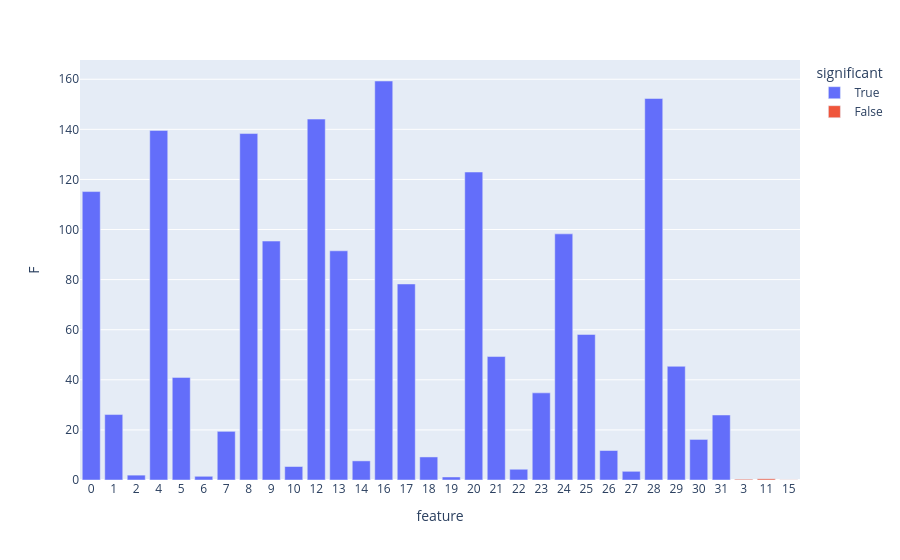

Notebook code cell kept with this figure:
### Code cell
fig = px.bar(df, x='feature', y='F', color='significant', log_y=True)
fig.update_xaxes(type='category', categoryorder='total descending')
fig.show()

### Figure 1 — Plotly figure (JSON) as saved in the notebook; plotly's stock layout.template omitted (floating-point values rounded to 4 significant figures)
{"data": [{"hovertemplate": "significant=True<br>feature=%{x}<br>F=%{y}<extra></extra>", "legendgroup": "True", "marker": {"color": "#636efa", "pattern": {"shape": ""}}, "name": "True", "orientation": "v", "showlegend": true, "textposition": "auto", "type": "bar", "x": [0, 1, 2, 4, 5, 6, 7, 8, 9, 10, 12, 13, 14, 16, 17, 18, 19, 20, 21, 22, 23, 24, 25, 26, 27, 28, 29, 30, 31], "xaxis": "x", "y": [115.2, 26.13, 1.944, 139.6, 40.97, 1.479, 19.43, 138.3, 95.39, 5.392, 144.1, 91.51, 7.634, 159.3, 78.26, 9.201, 1.209, 123.0, 49.29, 4.291, 34.79, 98.27, 58.11, 11.77, 3.468, 152.3, 45.39, 16.2, 25.95], "yaxis": "y"}, {"hovertemplate": "significant=False<br>feature=%{x}<br>F=%{y}<extra></extra>", "legendgroup": "False", "marker": {"color": "#EF553B", "pattern": {"shape": ""}}, "name": "False", "orientation": "v", "showlegend": true, "textposition": "auto", "type": "bar", "x": [3, 11, 15], "xaxis": "x", "y": [0.2987, 0.4764, 0.05792], "yaxis": "y"}], "layout": {"barmode": "relative", "legend": {"title": {"text": "significant"}, "tracegroupgap": 0}, "margin": {"t": 60}, "xaxis": {"anchor": "y", "domain": [0, 1], "title": {"text": "feature"}, "type": "category"}, "yaxis": {"anchor": "x", "domain": [0, 1], "title": {"text": "F"}}}}
